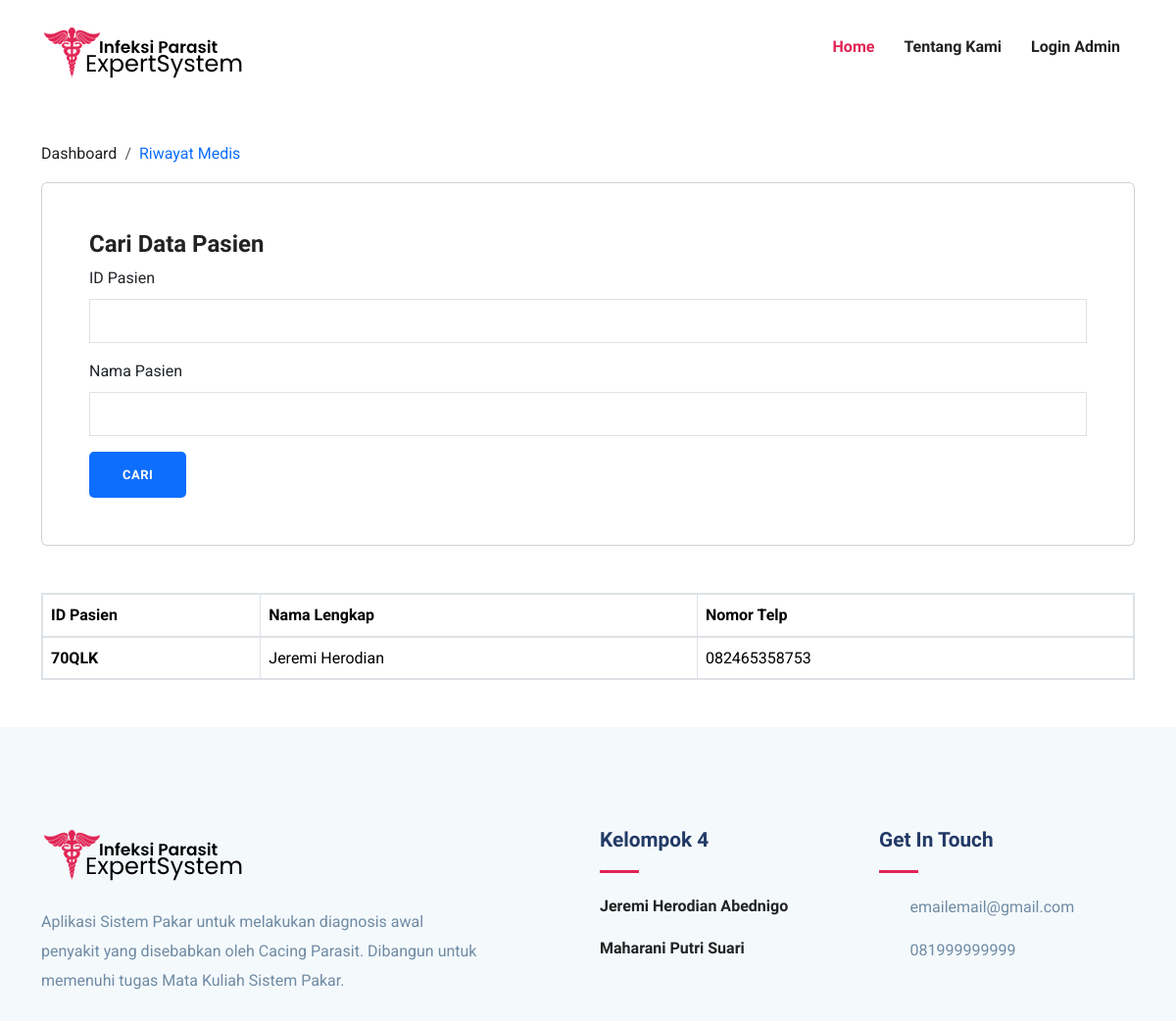
Before: /rekam-medis/ with the older database file.
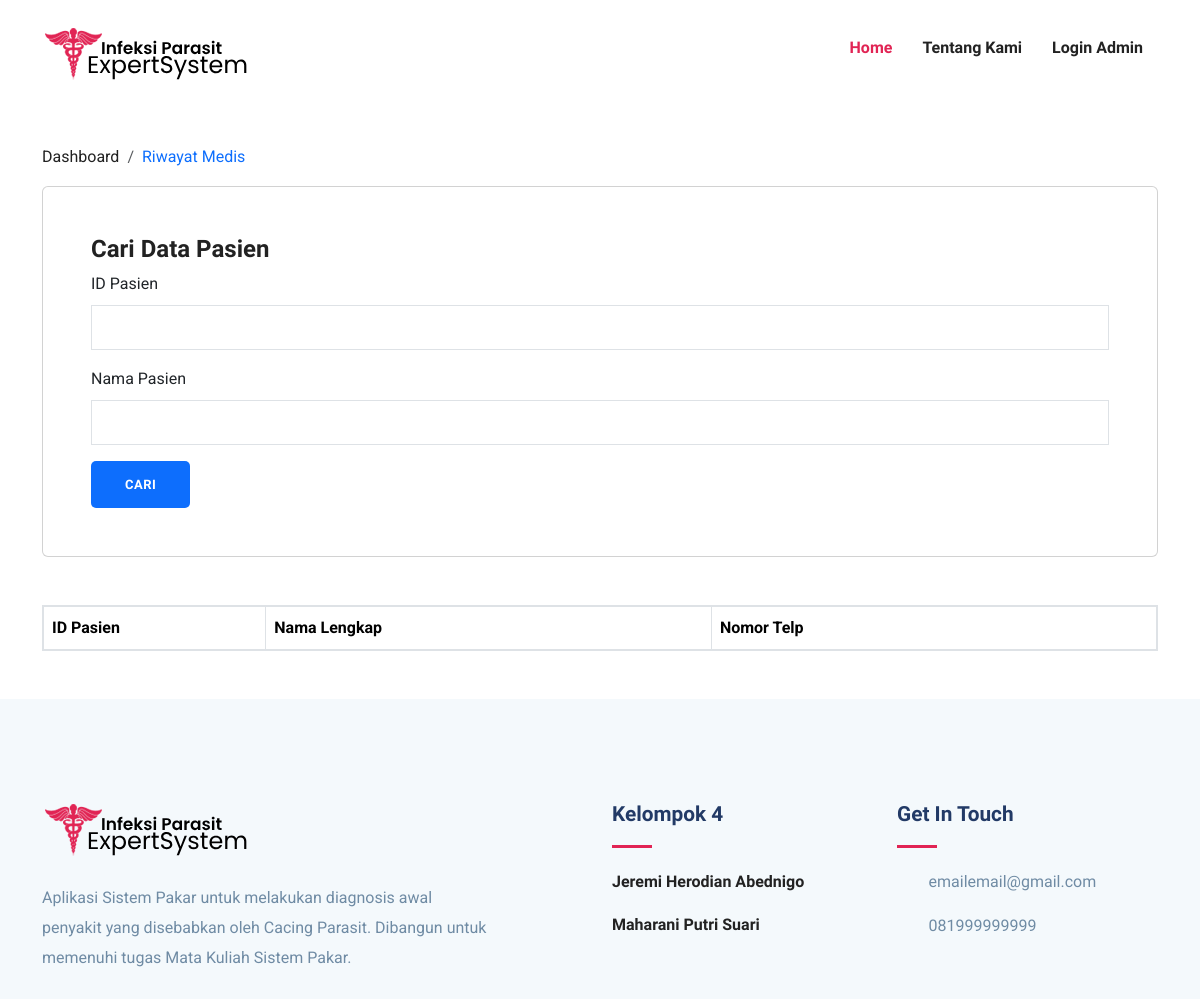
After: the same page with the newer database file.
### DomainPakar/models.py (models this page shows, shortened)
class Pasien(models.Model):
    IDPasien = models.CharField(max_length=5, null=True, blank=True)
    NamaLengkap = models.CharField(max_length=255)
    TanggalLahir = models.DateField()
    Alamat = models.CharField(max_length=255)
    NomorTelp = models.CharField(max_length=15)
    OPTIONS = [
        ('Laki-Laki', 'Laki-Laki'),
        ('Perempuan', 'Perempuan'),
    ]
    JenisKelamin = models.CharField(max_length=15, choices=OPTIONS, default='Laki-Laki')
    GejalaPasien = models.ManyToManyField(Gejala, blank=True)
    Diagnosis = models.ManyToManyField(
        HasilDiagnosa,
        blank=True
    )
    TglDiagnosa = models.DateField(null=True, blank=True)

### DomainPakar/views.py (the view)
# urls.py: path('rekam-medis/', PakarViews.rekamMedis),
def rekamMedis(request):
    userLogin = request.user.is_authenticated and request.user.is_superuser
    pasiens = Pasien.objects.all()
    IdPasien = request.GET.get('IDPasien')
    namaPasien = request.GET.get('namaPasien')
    if IdPasien is not None:
        if IdPasien != '':
            pasiens = Pasien.objects.filter(IDPasien=IdPasien)
    if namaPasien is not None:
        if namaPasien != '':
            pasiens = Pasien.objects.filter(NamaLengkap__contains=namaPasien)
    if len(pasiens) == 0 and (IdPasien != None or namaPasien != None):
        sweetify.error(request, 'Pasien Tidak Ditemukan')
    contexts = {
        'login': userLogin,
        'pasiens': pasiens
    }
    return render(request=request, context=contexts, template_name='data-pasien.html')

### DomainPakar/templates/data-pasien.html (shortened to what this page needs)
{% extends 'base.html' %}
{% load static %}
{% block content %}
<div class="container">
     <nav class="mt-5" aria-label="breadcrumb">
          <ol class="breadcrumb">
               <li class="breadcrumb-item"><a href="/">Dashboard</a></li>
               <li class="breadcrumb-item text-primary" aria-current="page">Riwayat Medis</li>
          </ol>
     </nav>
     <div class="container p-5 mt-3 card">
          <form action="/rekam-medis/" method="GET">
               <h3>Cari Data Pasien</h3>
               <div class="mb-3">
                    <label for="InputIDPasien" class="form-label">ID Pasien</label>
                    <input name="IDPasien" type="text" class="form-control" id="InputIDPasien">
               </div>
               <div class="mb-3">
                    <label for="InputNama" class="form-label">Nama Pasien</label>
                    <input name="namaPasien" type="text" class="form-control" id="InputNama">
               </div>
               <button type="submit" class="btn btn-primary">Cari</button>
          </form>
     </div>
     {% if login %}
         <table class="table my-5 table-bordered table-secondary border-2">
         {% else %}
         <table class="table my-5 table-bordered border-2">
     {% endif %}
          <thead>
               <tr>
                   <th class="col-1" scope="col">ID Pasien</th>
                   <th class="col-2" scope="col">Nama Lengkap</th>
                   <th class="col-2" scope="col">Nomor Telp</th>
               </tr>
          </thead>
          <tbody>
          {% for pasien in pasiens %}
               <tr>
                    <th>{{ pasien.IDPasien }}</th>
                    <td>{{ pasien.NamaLengkap }}</td>
               {% if pasien.Diagnosis is None %}
                   <td>Belum Terdiagnosis</td>
                   {% else %}
                   <td>{{ pasien.NomorTelp }}</td>
               {% endif %}
               </tr>
          {% endfor %}
          </tbody>
     </table>
</div>
{% endblock %}

### templates/base.html (shortened to what this page needs)
{% load static %}
<!DOCTYPE html>
<html lang="en">
<head>
	<link rel="stylesheet" href="{% static 'plugins/bootstrap/bootstrap.min.css' %}">
	<link rel="stylesheet" href="{% static 'plugins/icofont/icofont.min.css' %}">
	<link rel="stylesheet" href="{% static 'plugins/slick-carousel/slick/slick.css' %}">
	<link rel="stylesheet" href="{% static 'plugins/slick-carousel/slick/slick-theme.css' %}">
	<link href="https://cdn.jsdelivr.net/npm/bootstrap@5.3.2/dist/css/bootstrap.min.css" rel="stylesheet"
>
	<link rel="stylesheet" href="{% static 'css/style.css' %}">
</head>
<body id="top">
	<header>
		<nav class="navbar navbar-expand-lg navigation" id="navbar">
			<div class="container">
				<a class="navbar-brand" href="/">
					{% if user.username == 'admin' %}
					<img src="{% static 'images/logoAdmin.png' %}" alt="" class="img-fluid">
					{% else %}
					<img src="{% static 'images/logo.png' %}" alt="" class="img-fluid">
					{% endif %}
				</a>
				<div class="collapse navbar-collapse" id="navbarmain">
					<ul class="navbar-nav ml-auto">
						{% if login %}
						<li class="nav-item"><a class="nav-link" href="/dashboard">Dashboard</a></li>
						<li class="nav-item"><a class="nav-link" href="/rekam-medis">Riwayat Medis</a></li>
						<li class="nav-item dropdown">
							<a class="nav-link dropdown-toggle" href="#" role="button" data-bs-toggle="dropdown"
								aria-expanded="false">
								Knowledge Base <i class="bi bi-caret-down-square"></i>
							</a>
							<ul class="dropdown-menu">
								<li><a class="nav-link" href="/gejala">Daftar Gejala</a></li>
								<li><a class="nav-link" href="/penyakit">Daftar Penyakit</a></li>
								<li><a class="nav-link" href="/certain-factor">Nilai CF</a></li>
								<li>
									<hr class="dropdown-divider">
								</li>
							</ul>
						</li>
						<li class="nav-item"><a class="nav-link" href="/logout">logout <i
									class="bi bi-box-arrow-right"></i></a></li>
						{% else %}
						<li class="nav-item active"><a class="nav-link" href="/">Home</a></li>
						<li class="nav-item"><a class="nav-link" href="/about">Tentang Kami</a></li>
						<li class="nav-item"><a class="nav-link" href="/login">login Admin</a></li>
						{% endif %}
					</ul>
				</div>
			</div>
		</nav>
	</header>
	{% block content %}
	{% endblock %}
	<footer class="footer section gray-bg">
		<div class="container">
			<div class="row">
				<div class="col-lg-5 mr-auto col-sm-6">
					<div class="widget mb-5 mb-lg-0">
						<div class="logo mb-4">
							<img src="images/logo.png" alt="" class="img-fluid">
						</div>
						<p>Aplikasi Sistem Pakar untuk melakukan diagnosis awal penyakit yang disebabkan oleh
							Cacing Parasit. Dibangun untuk memenuhi tugas Mata Kuliah Sistem Pakar.</p>
					</div>
				</div>
				<div class="col-lg-3 col-md-6 col-sm-6">
					<div class="widget widget-contact mb-5 mb-lg-0">
						<h4 class="text-capitalize mb-3">Kelompok 4</h4>
						<div class="divider mb-4"></div>
						<div class="footer-contact-block mb-4">
							<div class="icon d-flex align-items-center">
								<a href="https://github.com/Jrhero14" class="h6 mb-0">Jeremi Herodian Abednigo</a>
							</div>
						</div>
						<div class="footer-contact-block">
							<div class="icon d-flex align-items-center">
								<a href="https://github.com/psummerxzy" class="h6 mb-0">Maharani Putri Suari</a>
                                   </div>
						</div>
					</div>
				</div>
				<div class="col-lg-3 col-md-6 col-sm-6">
					<div class="widget widget-contact mb-5 mb-lg-0">
						<h4 class="text-capitalize mb-3">Get in Touch</h4>
						<div class="divider mb-4"></div>
						<div class="footer-contact-block mb-4">
							<div class="icon d-flex align-items-center">
								<i class="icofont-email mr-3"></i>
								<span class="h6 mb-0">emailemail@gmail.com</span>
							</div>
						</div>
						<div class="footer-contact-block">
							<div class="icon d-flex align-items-center">
								<i class="icofont-phone mr-3"></i>
								<span class="h6 mb-0">081999999999</span>
                                   </div>
						</div>
					</div>
				</div>
			</div>
		</div>
	</footer>
	{% load sweetify %}
</body>
</html>

### static/css/style.css (style rules this page uses)
html { overflow-x: hidden; }
body { line-height: 1.6; font-family: "Roboto", sans-serif; -webkit-font-smoothing: antialiased; font-size: 16px; color: #6F8BA4; font-weight: 400; overflow-x: hidden; }
h1, .h1, h2, .h2, h3, .h3, h4, .h4, h5, .h5, h6, .h6 { font-family: "Exo", sans-serif; font-weight: 700; color: #222; }
h3, .h3 { font-size: 1.5rem; }
h4, .h4 { font-size: 1.3rem; line-height: 30px; }
h6, .h6 { font-size: 1rem; }
p { line-height: 30px; }
input[type=email], input[type=password], input[type=text], input[type=tel] { box-shadow: none; height: 45px; outline: none; font-size: 14px; }
.form-control { box-shadow: none; border-radius: 0; }
.btn { display: inline-block; font-size: 14px; font-size: 0.8125rem; font-weight: 700; letter-spacing: 0.5px; padding: 0.75rem 2rem; font-family: "Exo", sans-serif; text-transform: uppercase; border-radius: 5px; border: 2px solid transparent; transition: all 0.35s ease; }
.section { padding: 100px 0; }
a { color: #222; text-decoration: none; transition: all 0.35s ease; }
.gray-bg { background: #f4f9fc; }
#navbarmain .nav-link { font-weight: 600; padding: 15px 15px; color: #222; font-family: "Exo", sans-serif; text-transform: capitalize; font-size: 16px; transition: all 0.25s ease; }
#navbarmain .nav-link:hover, #navbarmain .active .nav-link { color: #e12454; }
.navbar-brand { margin-top: 10px; }
.divider { width: 40px; height: 5px; background: #e12454; }
.footer { padding-bottom: 10px; }
.logo { font-weight: 600; letter-spacing: 1px; }
.widget .divider { height: 3px; }
.widget h4 { color: #223a66; }
.footer-contact-block span { font-weight: 400; color: #6F8BA4; }
.footer-contact-block i { font-size: 20px; }

Changed rows visible on the page:
removed Pasien: IDPasien "70QLK", NamaLengkap "Jeremi Herodian", NomorTelp "082465358753"
